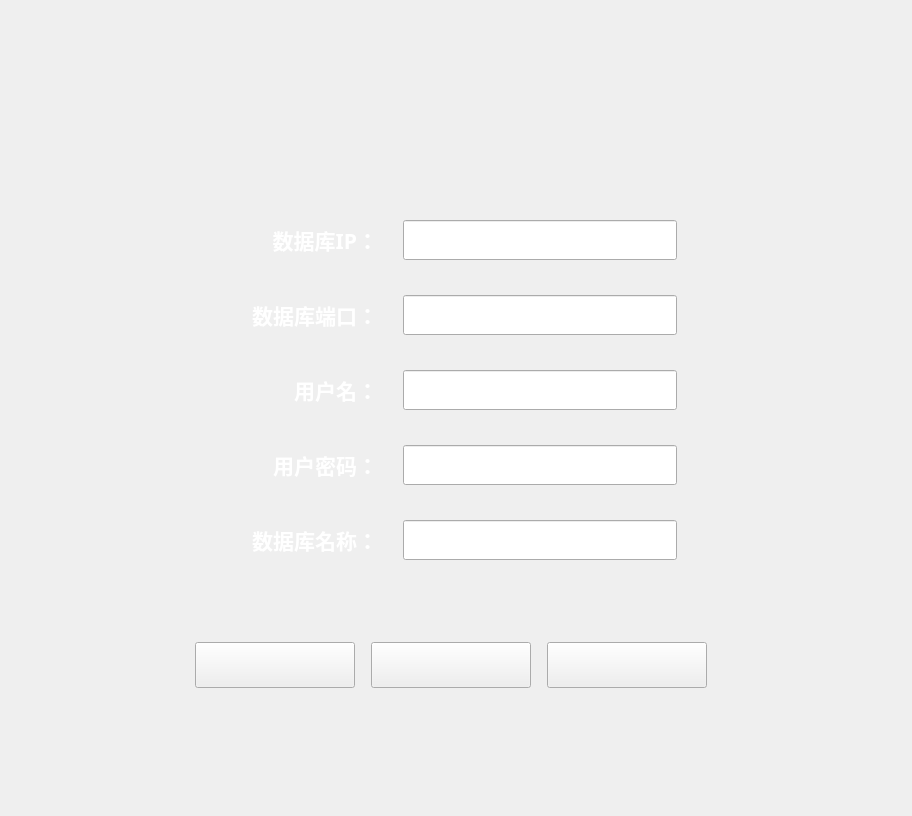
<?xml version="1.0" encoding="UTF-8"?>
<ui version="4.0">
 <class>FormSystemSetting</class>
 <widget class="QWidget" name="FormSystemSetting">
  <property name="geometry">
   <rect>
    <x>0</x>
    <y>0</y>
    <width>912</width>
    <height>816</height>
   </rect>
  </property>
  <property name="windowTitle">
   <string>Form</string>
  </property>
  <layout class="QGridLayout" name="gridLayout_3" rowstretch="1,1,9,1" columnstretch="1,3,1">
   <item row="2" column="1">
    <widget class="QWidget" name="widget" native="true">
     <property name="styleSheet">
      <string notr="true"/>
     </property>
     <layout class="QGridLayout" name="gridLayout_2" rowstretch="22,1">
      <property name="leftMargin">
       <number>25</number>
      </property>
      <property name="topMargin">
       <number>35</number>
      </property>
      <property name="rightMargin">
       <number>35</number>
      </property>
      <property name="bottomMargin">
       <number>25</number>
      </property>
      <property name="verticalSpacing">
       <number>55</number>
      </property>
      <item row="1" column="0">
       <layout class="QHBoxLayout" name="horizontalLayout" stretch="2,2,2">
        <property name="spacing">
         <number>16</number>
        </property>
        <item>
         <widget class="QPushButton" name="pushButton_close">
          <property name="minimumSize">
           <size>
            <width>160</width>
            <height>46</height>
           </size>
          </property>
          <property name="maximumSize">
           <size>
            <width>160</width>
            <height>46</height>
           </size>
          </property>
          <property name="text">
           <string/>
          </property>
         </widget>
        </item>
        <item>
         <widget class="QPushButton" name="pushButton_mod">
          <property name="minimumSize">
           <size>
            <width>160</width>
            <height>46</height>
           </size>
          </property>
          <property name="maximumSize">
           <size>
            <width>160</width>
            <height>46</height>
           </size>
          </property>
          <property name="text">
           <string/>
          </property>
         </widget>
        </item>
        <item>
         <widget class="QPushButton" name="pushButton_connect">
          <property name="minimumSize">
           <size>
            <width>160</width>
            <height>46</height>
           </size>
          </property>
          <property name="maximumSize">
           <size>
            <width>160</width>
            <height>46</height>
           </size>
          </property>
          <property name="text">
           <string/>
          </property>
         </widget>
        </item>
       </layout>
      </item>
      <item row="0" column="0">
       <layout class="QGridLayout" name="gridLayout" columnstretch="2,3">
        <property name="rightMargin">
         <number>30</number>
        </property>
        <property name="horizontalSpacing">
         <number>25</number>
        </property>
        <property name="verticalSpacing">
         <number>35</number>
        </property>
        <item row="0" column="0">
         <widget class="QLabel" name="label">
          <property name="minimumSize">
           <size>
            <width>0</width>
            <height>40</height>
           </size>
          </property>
          <property name="font">
           <font>
            <family>宋体</family>
            <pointsize>16</pointsize>
            <weight>75</weight>
            <bold>true</bold>
           </font>
          </property>
          <property name="styleSheet">
           <string notr="true">color: rgb(255, 255, 255);</string>
          </property>
          <property name="text">
           <string>数据库IP：</string>
          </property>
          <property name="alignment">
           <set>Qt::AlignRight|Qt::AlignTrailing|Qt::AlignVCenter</set>
          </property>
         </widget>
        </item>
        <item row="0" column="1">
         <widget class="QLineEdit" name="lineEdit_ip">
          <property name="minimumSize">
           <size>
            <width>0</width>
            <height>40</height>
           </size>
          </property>
          <property name="font">
           <font>
            <family>宋体</family>
            <pointsize>14</pointsize>
            <weight>75</weight>
            <bold>true</bold>
           </font>
          </property>
          <property name="alignment">
           <set>Qt::AlignRight|Qt::AlignTrailing|Qt::AlignVCenter</set>
          </property>
         </widget>
        </item>
        <item row="1" column="0">
         <widget class="QLabel" name="label_2">
          <property name="minimumSize">
           <size>
            <width>0</width>
            <height>40</height>
           </size>
          </property>
          <property name="font">
           <font>
            <family>宋体</family>
            <pointsize>16</pointsize>
            <weight>75</weight>
            <bold>true</bold>
           </font>
          </property>
          <property name="styleSheet">
           <string notr="true">color: rgb(255, 255, 255);</string>
          </property>
          <property name="text">
           <string>数据库端口：</string>
          </property>
          <property name="alignment">
           <set>Qt::AlignRight|Qt::AlignTrailing|Qt::AlignVCenter</set>
          </property>
         </widget>
        </item>
        <item row="1" column="1">
         <widget class="QLineEdit" name="lineEdit_port">
          <property name="minimumSize">
           <size>
            <width>0</width>
            <height>40</height>
           </size>
          </property>
          <property name="font">
           <font>
            <family>宋体</family>
            <pointsize>14</pointsize>
            <weight>75</weight>
            <bold>true</bold>
           </font>
          </property>
          <property name="alignment">
           <set>Qt::AlignRight|Qt::AlignTrailing|Qt::AlignVCenter</set>
          </property>
         </widget>
        </item>
        <item row="2" column="0">
         <widget class="QLabel" name="label_3">
          <property name="minimumSize">
           <size>
            <width>0</width>
            <height>40</height>
           </size>
          </property>
          <property name="font">
           <font>
            <family>宋体</family>
            <pointsize>16</pointsize>
            <weight>75</weight>
            <bold>true</bold>
           </font>
          </property>
          <property name="styleSheet">
           <string notr="true">color: rgb(255, 255, 255);</string>
          </property>
          <property name="text">
           <string>用户名：</string>
          </property>
          <property name="alignment">
           <set>Qt::AlignRight|Qt::AlignTrailing|Qt::AlignVCenter</set>
          </property>
         </widget>
        </item>
        <item row="2" column="1">
         <widget class="QLineEdit" name="lineEdit_username">
          <property name="minimumSize">
           <size>
            <width>0</width>
            <height>40</height>
           </size>
          </property>
          <property name="font">
           <font>
            <family>宋体</family>
            <pointsize>14</pointsize>
            <weight>75</weight>
            <bold>true</bold>
           </font>
          </property>
          <property name="alignment">
           <set>Qt::AlignRight|Qt::AlignTrailing|Qt::AlignVCenter</set>
          </property>
         </widget>
        </item>
        <item row="3" column="0">
         <widget class="QLabel" name="label_4">
          <property name="minimumSize">
           <size>
            <width>0</width>
            <height>40</height>
           </size>
          </property>
          <property name="font">
           <font>
            <family>宋体</family>
            <pointsize>16</pointsize>
            <weight>75</weight>
            <bold>true</bold>
           </font>
          </property>
          <property name="styleSheet">
           <string notr="true">color: rgb(255, 255, 255);</string>
          </property>
          <property name="text">
           <string>用户密码：</string>
          </property>
          <property name="alignment">
           <set>Qt::AlignRight|Qt::AlignTrailing|Qt::AlignVCenter</set>
          </property>
         </widget>
        </item>
        <item row="3" column="1">
         <widget class="QLineEdit" name="lineEdit_passwd">
          <property name="minimumSize">
           <size>
            <width>0</width>
            <height>40</height>
           </size>
          </property>
          <property name="font">
           <font>
            <family>宋体</family>
            <pointsize>14</pointsize>
            <weight>75</weight>
            <bold>true</bold>
           </font>
          </property>
          <property name="echoMode">
           <enum>QLineEdit::Password</enum>
          </property>
          <property name="alignment">
           <set>Qt::AlignRight|Qt::AlignTrailing|Qt::AlignVCenter</set>
          </property>
         </widget>
        </item>
        <item row="4" column="0">
         <widget class="QLabel" name="label_5">
          <property name="minimumSize">
           <size>
            <width>0</width>
            <height>40</height>
           </size>
          </property>
          <property name="font">
           <font>
            <family>宋体</family>
            <pointsize>16</pointsize>
            <weight>75</weight>
            <bold>true</bold>
           </font>
          </property>
          <property name="styleSheet">
           <string notr="true">color: rgb(255, 255, 255);</string>
          </property>
          <property name="text">
           <string>数据库名称：</string>
          </property>
          <property name="alignment">
           <set>Qt::AlignRight|Qt::AlignTrailing|Qt::AlignVCenter</set>
          </property>
         </widget>
        </item>
        <item row="4" column="1">
         <widget class="QLineEdit" name="lineEdit_db_name">
          <property name="minimumSize">
           <size>
            <width>0</width>
            <height>40</height>
           </size>
          </property>
          <property name="font">
           <font>
            <family>宋体</family>
            <pointsize>14</pointsize>
            <weight>75</weight>
            <bold>true</bold>
           </font>
          </property>
          <property name="alignment">
           <set>Qt::AlignRight|Qt::AlignTrailing|Qt::AlignVCenter</set>
          </property>
         </widget>
        </item>
       </layout>
      </item>
     </layout>
    </widget>
   </item>
   <item row="0" column="1">
    <layout class="QHBoxLayout" name="horizontalLayout_2">
     <item>
      <spacer name="horizontalSpacer_4">
       <property name="orientation">
        <enum>Qt::Horizontal</enum>
       </property>
       <property name="sizeHint" stdset="0">
        <size>
         <width>40</width>
         <height>20</height>
        </size>
       </property>
      </spacer>
     </item>
     <item>
      <widget class="QLabel" name="label__title">
       <property name="minimumSize">
        <size>
         <width>394</width>
         <height>76</height>
        </size>
       </property>
       <property name="maximumSize">
        <size>
         <width>394</width>
         <height>76</height>
        </size>
       </property>
       <property name="font">
        <font>
         <family>宋体</family>
         <pointsize>56</pointsize>
         <weight>75</weight>
         <bold>true</bold>
        </font>
       </property>
       <property name="styleSheet">
        <string notr="true">color: rgb(255, 255, 255);</string>
       </property>
       <property name="text">
        <string/>
       </property>
       <property name="alignment">
        <set>Qt::AlignCenter</set>
       </property>
      </widget>
     </item>
     <item>
      <spacer name="horizontalSpacer_5">
       <property name="orientation">
        <enum>Qt::Horizontal</enum>
       </property>
       <property name="sizeHint" stdset="0">
        <size>
         <width>40</width>
         <height>20</height>
        </size>
       </property>
      </spacer>
     </item>
    </layout>
   </item>
   <item row="2" column="0">
    <spacer name="horizontalSpacer">
     <property name="orientation">
      <enum>Qt::Horizontal</enum>
     </property>
     <property name="sizeHint" stdset="0">
      <size>
       <width>40</width>
       <height>20</height>
      </size>
     </property>
    </spacer>
   </item>
   <item row="2" column="2">
    <spacer name="horizontalSpacer_2">
     <property name="orientation">
      <enum>Qt::Horizontal</enum>
     </property>
     <property name="sizeHint" stdset="0">
      <size>
       <width>40</width>
       <height>20</height>
      </size>
     </property>
    </spacer>
   </item>
   <item row="3" column="1">
    <spacer name="verticalSpacer">
     <property name="orientation">
      <enum>Qt::Vertical</enum>
     </property>
     <property name="sizeHint" stdset="0">
      <size>
       <width>20</width>
       <height>40</height>
      </size>
     </property>
    </spacer>
   </item>
   <item row="1" column="1">
    <spacer name="verticalSpacer_2">
     <property name="orientation">
      <enum>Qt::Vertical</enum>
     </property>
     <property name="sizeHint" stdset="0">
      <size>
       <width>20</width>
       <height>40</height>
      </size>
     </property>
    </spacer>
   </item>
  </layout>
 </widget>
 <resources/>
 <connections/>
</ui>
